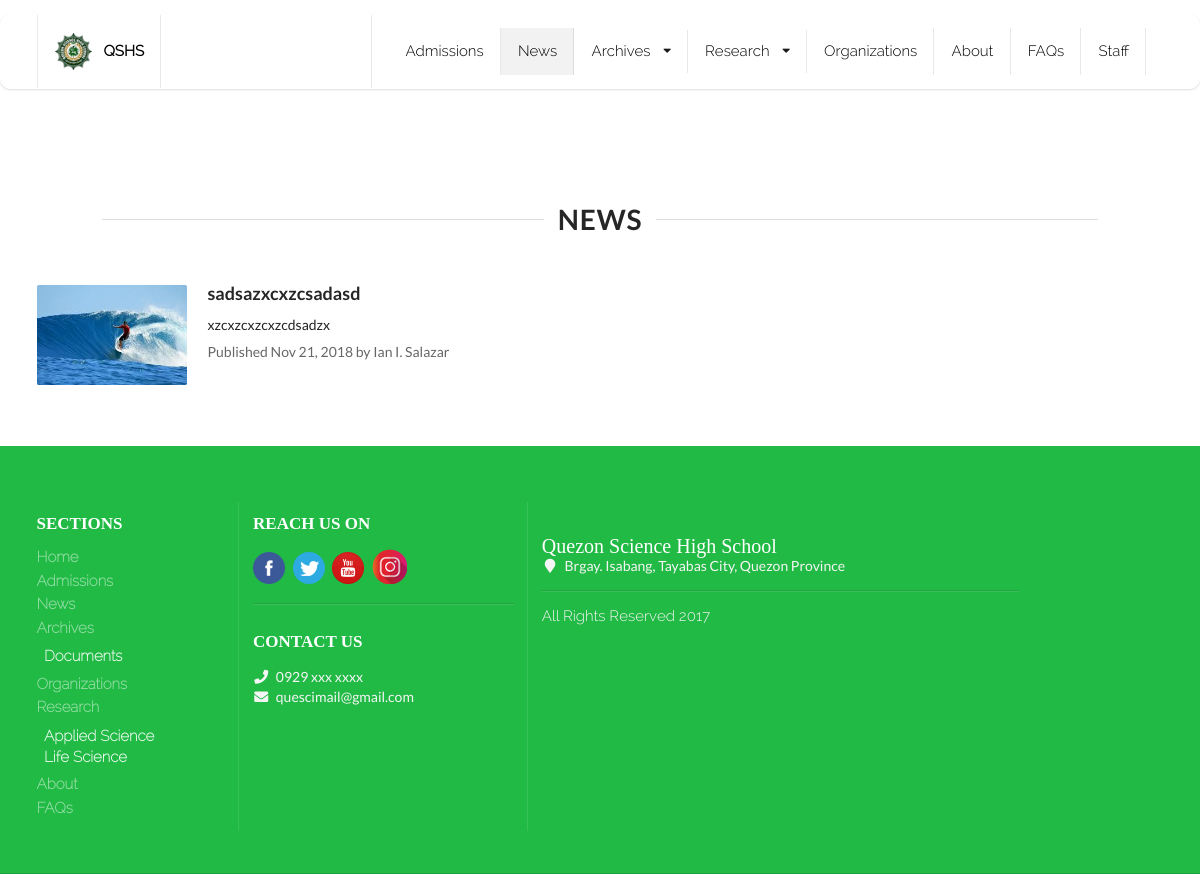
Page /news on the committed database.
### staff/models.py (models this page shows, shortened)
class News(models.Model):
    author = models.CharField(max_length=100, blank=True)
    author_additional_info = models.CharField(max_length=100, blank=True)
    lead_text = models.TextField()
    opening = models.CharField(max_length=10000, blank=True)
    headline = models.CharField(max_length=200)
    headline_image = models.ImageField(upload_to="news_pictures/%Y/%m/%d", blank=True, null=True, validators=[FileExtensionValidator(['png', 'jpeg', 'jpg', 'JPG'])])
    headline = models.TextField()
    headline_image = models.ImageField(upload_to="news_pictures/%Y/%m/%d", blank=True, null=True)
    cover_photo = models.ImageField(upload_to="news_pictures/%Y/%m/%d/cover", blank=True, null=True)
    body_text = models.TextField()
    other_image = models.ImageField(upload_to="news_pictures/%Y/%m/%d", blank=True, null=True)
    other_image_label = models.CharField(max_length=250, blank=True, null=True)
    created_date = models.DateTimeField(default=timezone.now)
    published_date = models.DateTimeField(blank=True, null=True)

### main/views.py (the view)
class NewsView(ListView):
    template_name = 'main/news.html'
    model = News
    context_object_name = "news"
    def get_queryset(self):
        return News.objects.filter(published_date__lte=timezone.now()).order_by('-published_date')

### templates/main/news.html (shortened to what this page needs)
{% extends 'base_2.html' %}
{% block news %}
  active
{% endblock %}
{% block main_content %}
	<div class="news">
	<center>
		<div class="text container">
			<div class="ui horizontal section divider" style="width:83%;"><h1>News</h1></div>
		</div>
	</center>
	<br>
	<div class="ui container">
		<div class="ui relaxed divided items">
      {% if news %}
  			{% for news in news %}
        <div class="item">
          <div class="ui small image">
            <img src="{{ news.headline_image.url }}" alt="">
          </div>
          <div class="content">
            <a href="{% url 'main:news_detail' pk=news.pk %}" class="header">{{ news.headline|safe }}</a>
            <div class="description">
              {{ news.lead_text }}
            </div>
            <div class="meta">
              <p>
                Published {{ news.published_date|date:"M d, Y" }} by
                {% if news.author %}
                {{ news.author }} {% if news.author_additional_info %}-{{ news.author_additional_info }} {% endif %}
                {% else %}
                Anonymous
                {% endif %}
              </p>
            </div>
          </div>
        </div>
        {% endfor %}
      {% else %}
        <div class="ui item">
          <h1 class="warning">No news yet</h1>
        </div>
      {% endif %}
		</div>
		<br><br>
	</div>
	</div>
{% endblock %}

### static/css/index.css (style rules this page uses)
.news { padding-top:5em; }

### rows in the picture
News: headline_image (picture), headline "sadsazxcxzcsadasd", lead_text "xzcxzcxzcxzcdsadzx", published_date "Nov 21, 2018", author "Ian I. Salazar"
